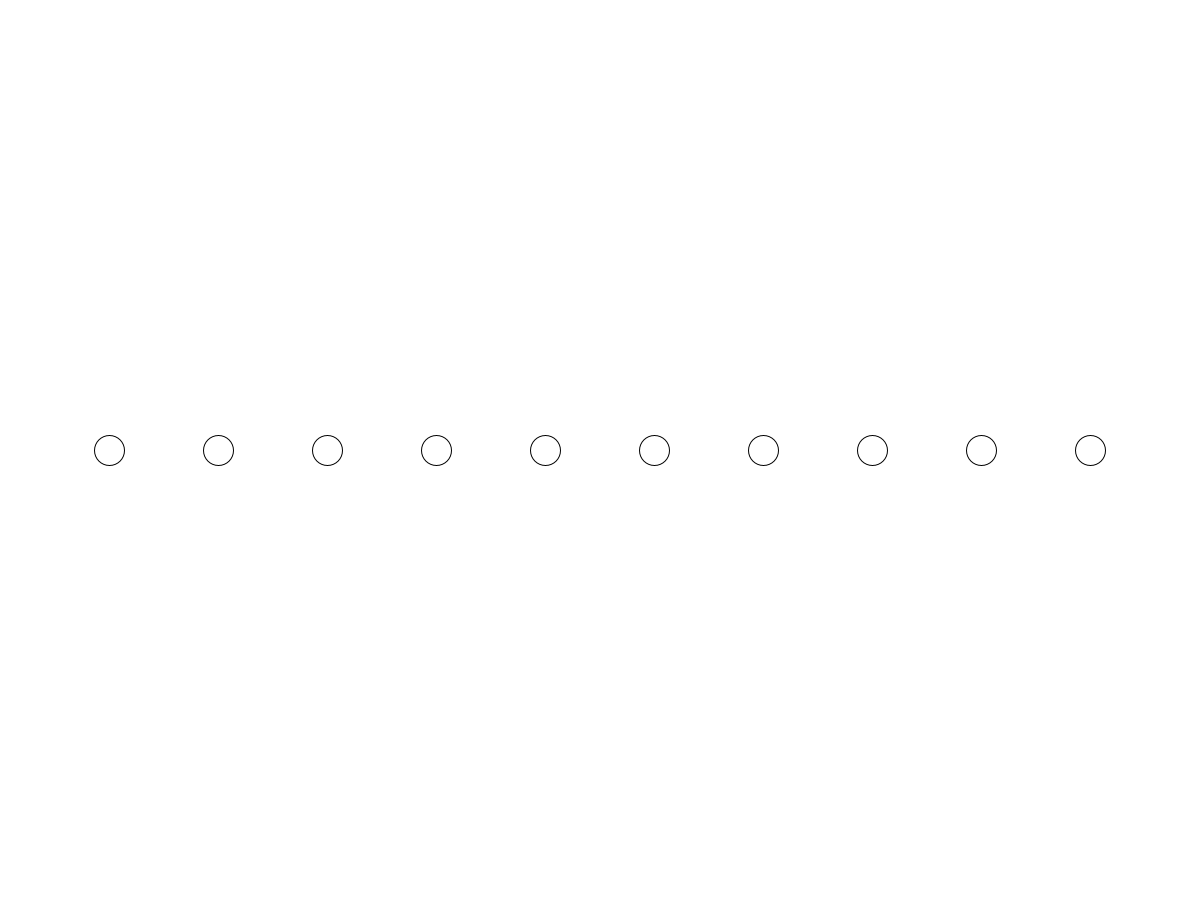
Frame 1 (no input)
Frame 60 (the mouse pressed at the canvas centre just before this capture): identical to frame 1, image omitted
Frame 120 (the mouse held since frame 60 and released just before this capture): identical to frame 1, image omitted

The Processing sketch that drew this single still picture (run headless with seeded random() and noise(); from frame 60 on, the mouse is pressed at the canvas centre):

// Processing sketch: Fila_de_Robots
// ── Fila_de_Robots.pde
Movil[] robots;
int n = 10;

void setup() {
  size(1200, 900);

  robots = new Movil[n];

  float separacion = width / (n + 1);

  for (int i = 0; i < n; i++) {
    robots[i] = new Movil((i + 1) * separacion, height / 2);
  }
}

void draw() {
  background(255);

  for (int i = 0; i < n; i++) {
    robots[i].mostrar();
  }
}

class Movil {

  PVector pos;
  int r = 30;

  Movil(float x, float y) {
    pos = new PVector(x, y);
  }

  void mostrar() {
    ellipse(pos.x, pos.y, r, r);
  }
}
